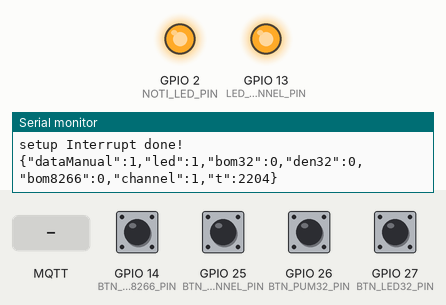
Simulated run of this sketch. Board: ESP32. Shown: output pins drawn as LEDs (lit = HIGH), the last lines printed to the serial monitor. Inputs (shaded band) come from the test bench; at power-on: GPIO 14 (BTN_PUM8266_PIN), GPIO 25 (BTN_CHANNEL_PIN), GPIO 26 (BTN_PUM32_PIN), GPIO 27 (BTN_LED32_PIN) HIGH. WiFi joins after 1.5 s; servers stay silent unless stated; no MQTT or app messages arrive unless stated.

Above: at 3.4 s.
3.5 s: MQTT message "manual" arrives on the first subscribed topic
At 5.5 s:
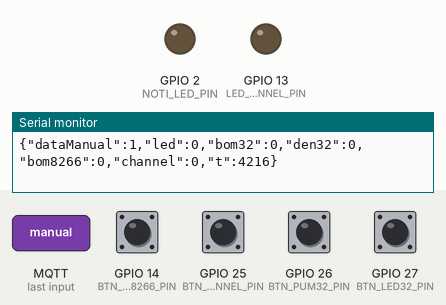
9.6 s: MQTT message "auto" arrives on the first subscribed topic
At 10.1 s:
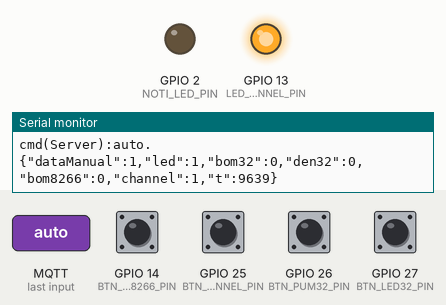
11.1 s: GPIO 25 (BTN_CHANNEL_PIN) pulled LOW for 0.15 s
At 12.0 s:
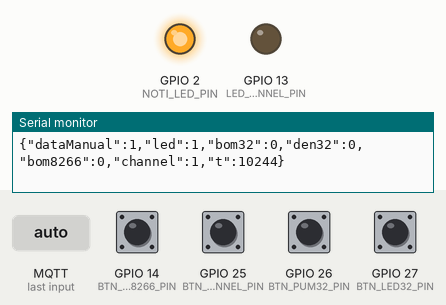
14.2 s: GPIO 25 (BTN_CHANNEL_PIN) pulled LOW for 1 s
At 14.7 s:
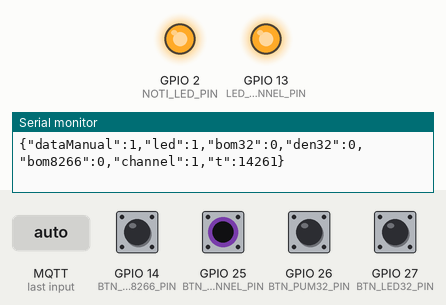
Timing chart, 0 to 20.7 s (numbered marks = the images above; inputs shaded):
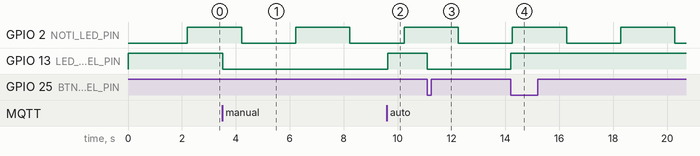

Measured:
- after the input at 3.5 s, GPIO 13 (LED_CHANNEL_PIN): HIGH → LOW at once
- after the input at 9.6 s, GPIO 13 (LED_CHANNEL_PIN): LOW → HIGH at once
- after the input at 11.1 s, GPIO 13 (LED_CHANNEL_PIN): HIGH → LOW at once
- after the input at 14.2 s, GPIO 13 (LED_CHANNEL_PIN): LOW → HIGH at once
- by itself, GPIO 2 (NOTI_LED_PIN): alternates HIGH for 2.0 s and LOW for 2.0 s

The sketch:

ESP32_CONTROL.ino
```cpp
#include <WiFi.h>
#include <PubSubClient.h>
#include <WiFiClient.h>

// only input 35,34,39,36
#define NOTI_LED_PIN 2      // don't fix define. don't use D2, TX0 and RX0
#define BTN_PUM32_PIN 26    // G26
#define BTN_LED32_PIN 27    // G27
#define BTN_PUM8266_PIN 14  // G14
#define BTN_CHANNEL_PIN 25  // G25
#define LED_CHANNEL_PIN 13  // G13
// 5V (tổ ong hoặc nguồn 5V) nối chân 5V
// GND (tổ ong hoặc nguồn 5V) nối chân GND

WiFiClient client;
PubSubClient mqtt_client(client);

//============
const char *ssid = "Iphone 12s";
const char *pass = "hung123456";
const char *mqttserver = "172.20.10.2";  // ip laptop
const int mqttport = 1883;
const char *mqttid = "control";
const char *toppicsub = "S-ESP32-CONTROL";
const char *toppicpub = "P-ESP32-CONTROL";

unsigned long old_time_report = millis();
unsigned long delay_time_report = 2;  // 5s

String buffer_data_tu_nodered = "";
int tt_bom32 = 0;
int tt_den32 = 0;
int tt_bom8266 = 0;
int is_auto = 1;

//==================
// SETUP Interrupt : ngắt phát hiện nút nhấn
//==================

void IRAM_ATTR xuly_led32() {
  if (is_auto)
    return;
  tt_den32 = !tt_den32;
  Serial.println("led32");
}

void IRAM_ATTR xuly_bom32() {
  if (is_auto)
    return;
  tt_bom32 = !tt_bom32;
  Serial.println("32");
}

void IRAM_ATTR xuly_bom8266() {
  if (is_auto)
    return;
  tt_bom8266 = !tt_bom8266;
  Serial.println("8266");
}

void IRAM_ATTR xuly_channel() {
  is_auto = !is_auto;
  digitalWrite(LED_CHANNEL_PIN, is_auto);
}

void setupInterrupt() {
  pinMode(BTN_LED32_PIN, INPUT_PULLUP);
  pinMode(BTN_PUM32_PIN, INPUT_PULLUP);
  pinMode(BTN_PUM8266_PIN, INPUT_PULLUP);
  pinMode(BTN_CHANNEL_PIN, INPUT_PULLUP);
  attachInterrupt(digitalPinToInterrupt(BTN_LED32_PIN), xuly_led32, FALLING);
  attachInterrupt(digitalPinToInterrupt(BTN_PUM32_PIN), xuly_bom32, FALLING);
  attachInterrupt(digitalPinToInterrupt(BTN_PUM8266_PIN), xuly_bom8266, FALLING);
  attachInterrupt(digitalPinToInterrupt(BTN_CHANNEL_PIN), xuly_channel, FALLING);
  Serial.println("setup Interrupt done!");
}

//===========
// MQTT
//===========
void xuLyLenhTuNodeRed(String cmd) {
  if (cmd == "auto") {
    is_auto = 1;
    digitalWrite(LED_CHANNEL_PIN, HIGH);
    reportReadings();
    return;
  }

  // xử lý lênh khi yêu cầu thay đổi chế độ thành thủ công(manual)
  if (cmd == "manual") {
    is_auto = 0;
    digitalWrite(LED_CHANNEL_PIN, LOW);
    reportReadings();
    return;
  }

  if (cmd == "open32") {
    tt_bom32 = 1;
    reportReadings();
    return;
  }

  if (cmd == "close32") {
    tt_bom32 = 0;
    reportReadings();
    return;
  }

  if (cmd == "ledon32") {
    tt_den32 = 1;
    reportReadings();
    return;
  }

  if (cmd == "ledoff32") {
    tt_den32 = 0;
    reportReadings();
    return;
  }

  if (cmd == "open8266") {
    tt_bom8266 = 1;
    reportReadings();
    return;
  }

  if (cmd == "close8266") {
    tt_bom8266 = 0;
    reportReadings();
    return;
  }
}

// hàm lắng nghe sự kiện từ server gửi xuống
void callback(char *topic, byte *payload, unsigned int length) {
  // đọc từ ký tự mà Server gửi xuống.
  for (int i = 0; i < length; i++) {
    char temp_data_mqtt = (char)payload[i];
    buffer_data_tu_nodered += temp_data_mqtt;
  }
  Serial.print("cmd(Server):");
  Serial.print(buffer_data_tu_nodered);
  Serial.println(".");
  xuLyLenhTuNodeRed(buffer_data_tu_nodered);

  // xóa dữ liệu vừa sử lý xong để
  // tránh việc dữ liệu trước bị đè vào dữ liệu sau
  buffer_data_tu_nodered = "";
}

// hàm gửi dữ liệu lên Node-red
bool guiDataLenNodered(String data_gui_nodered) {
  if (mqtt_client.connected()) {
    mqtt_client.publish(toppicpub, data_gui_nodered.c_str());
    return true;
  }
  return false;
}


// reportMQTT
void reportReadings() {

  bool led_channel = digitalRead(LED_CHANNEL_PIN);
  String dataGuiNodeRed = "{";

  dataGuiNodeRed += "\"dataManual\":";
  dataGuiNodeRed += String(1);
  dataGuiNodeRed += ",";

  dataGuiNodeRed += "\"led\":";
  dataGuiNodeRed += String(led_channel);
  dataGuiNodeRed += ",";

  int tempBom32 = tt_bom32 ? 10 : 0;
  dataGuiNodeRed += "\"bom32\":";
  dataGuiNodeRed += String(tempBom32);
  dataGuiNodeRed += ",";

  dataGuiNodeRed += "\"den32\":";
  dataGuiNodeRed += String(tt_den32);
  dataGuiNodeRed += ",";

  int tempBom8266 = tt_bom8266 ? 10 : 0;
  dataGuiNodeRed += "\"bom8266\":";
  dataGuiNodeRed += String(tempBom8266);
  dataGuiNodeRed += ",";

  dataGuiNodeRed += "\"channel\":";
  dataGuiNodeRed += String(is_auto);
  dataGuiNodeRed += ",";

  unsigned long now = millis();
  dataGuiNodeRed += "\"t\":";
  dataGuiNodeRed += String(now);

  dataGuiNodeRed += "}";

  // Debug
  Serial.println(dataGuiNodeRed);

  // Publish to MQTT
  boolean success = guiDataLenNodered(dataGuiNodeRed);

  // Error
  if (!success) {
    Serial.println("Failed to publish to MQTT");
    return;
  }
}


void setupMQTT() {
  Serial.println("Connecting MQTT");
  mqtt_client.setServer(mqttserver, mqttport);
  mqtt_client.setCallback(callback);

  while (!mqtt_client.connect(mqttid)) {
    delay(1000);
    Serial.print(".");
  }
  Serial.println("Connected MQTT");
  mqtt_client.publish(toppicpub, "Đã kết nối và chờ lệnh");
  mqtt_client.subscribe(toppicsub);
}


//===========
// Wifi
//===========
void setupWifi() {
  Serial.println("Connecting WiFi");
  WiFi.begin(ssid, pass);
  while (WiFi.status() != WL_CONNECTED) {
    delay(1000);
    Serial.print(".");
  }
  Serial.println("Connected WiFi");
  Serial.print("IP Address:");
  Serial.println(WiFi.localIP());
}

void loopSendReport() {
  if (millis() - old_time_report > delay_time_report * 1000) {
    bool temp_noti = digitalRead(NOTI_LED_PIN);
    digitalWrite(NOTI_LED_PIN, !temp_noti);
    reportReadings();
    old_time_report = millis();
    delay(50);
    return;
  }
  delay(50);
}

void setup() {
  Serial.begin(115200);
  pinMode(NOTI_LED_PIN, OUTPUT);
  pinMode(LED_CHANNEL_PIN, OUTPUT);
  digitalWrite(NOTI_LED_PIN, LOW);
  digitalWrite(LED_CHANNEL_PIN, HIGH);

  setupWifi();
  delay(50);

  setupMQTT();
  delay(50);

  setupInterrupt();
  delay(50);
}

void loop() {
  loopSendReport();
  mqtt_client.loop();  // hàm duy trì sự kiện lắng nghe lệnh từ Node-red
}
```
